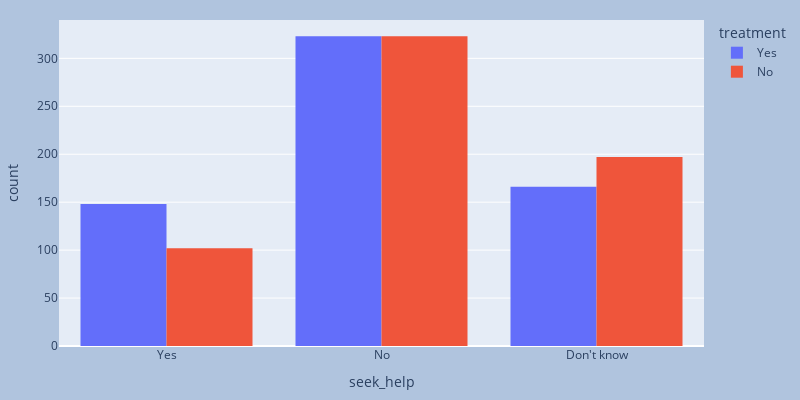

Notebook source saved alongside this figure:
### Code cell
fig = px.histogram(data, x = 'seek_help',color='treatment',barmode='group', width=800, height=400)
fig.update_layout(
    margin=dict(l=20, r=20, t=20, b=20),
    paper_bgcolor="LightSteelBlue",
)

fig.show()

### Figure 1 — Plotly figure (JSON) as saved in the notebook; plotly's stock layout.template omitted (floating-point values rounded to 4 significant figures; data arrays with more than 128 entries replaced by an {"elided": "..."} marker saying what was removed)
{"data": [{"alignmentgroup": "True", "bingroup": "x", "hovertemplate": "treatment=Yes<br>seek_help=%{x}<br>count=%{y}<extra></extra>", "legendgroup": "Yes", "marker": {"color": "#636efa", "pattern": {"shape": ""}}, "name": "Yes", "offsetgroup": "Yes", "orientation": "v", "showlegend": true, "type": "histogram", "x": {"elided": "637 str values"}, "xaxis": "x", "yaxis": "y"}, {"alignmentgroup": "True", "bingroup": "x", "hovertemplate": "treatment=No<br>seek_help=%{x}<br>count=%{y}<extra></extra>", "legendgroup": "No", "marker": {"color": "#EF553B", "pattern": {"shape": ""}}, "name": "No", "offsetgroup": "No", "orientation": "v", "showlegend": true, "type": "histogram", "x": {"elided": "622 str values"}, "xaxis": "x", "yaxis": "y"}], "layout": {"barmode": "group", "height": 400, "legend": {"title": {"text": "treatment"}, "tracegroupgap": 0}, "margin": {"b": 20, "l": 20, "r": 20, "t": 20}, "paper_bgcolor": "LightSteelBlue", "width": 800, "xaxis": {"anchor": "y", "domain": [0, 1], "title": {"text": "seek_help"}}, "yaxis": {"anchor": "x", "domain": [0, 1], "title": {"text": "count"}}}}
